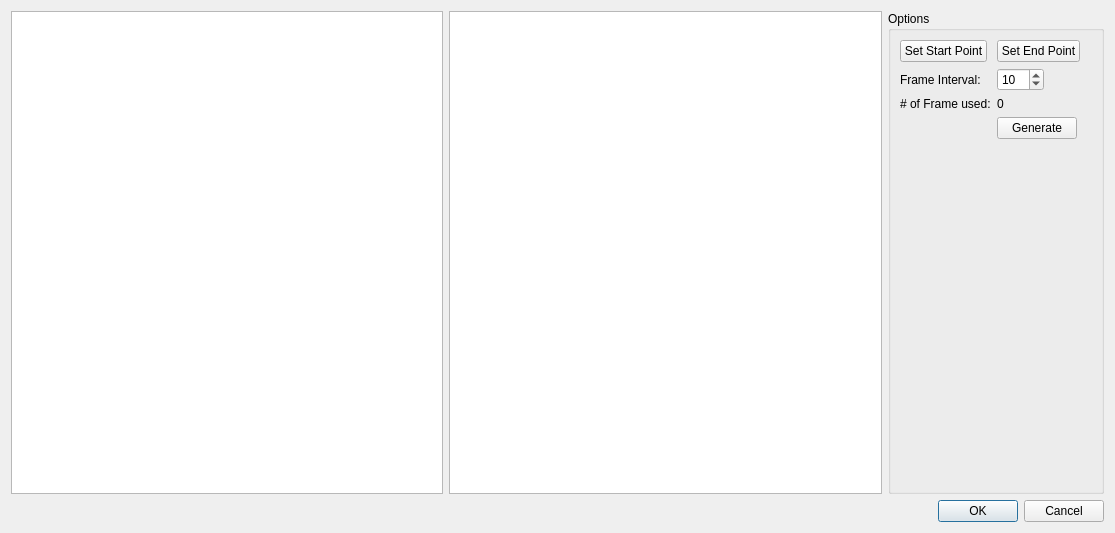
<?xml version="1.0" encoding="UTF-8"?>
<ui version="4.0">
 <class>BackgroundGeneratorDialog</class>
 <widget class="QDialog" name="BackgroundGeneratorDialog">
  <property name="geometry">
   <rect>
    <x>0</x>
    <y>0</y>
    <width>1115</width>
    <height>533</height>
   </rect>
  </property>
  <property name="sizePolicy">
   <sizepolicy hsizetype="Maximum" vsizetype="Maximum">
    <horstretch>0</horstretch>
    <verstretch>0</verstretch>
   </sizepolicy>
  </property>
  <property name="windowTitle">
   <string>Dialog</string>
  </property>
  <layout class="QVBoxLayout" name="verticalLayout_2">
   <item>
    <layout class="QHBoxLayout" name="horizontalLayout_2">
     <item>
      <widget class="QGraphicsView" name="inputGraphicsView">
       <property name="sizePolicy">
        <sizepolicy hsizetype="Expanding" vsizetype="Expanding">
         <horstretch>2</horstretch>
         <verstretch>0</verstretch>
        </sizepolicy>
       </property>
      </widget>
     </item>
     <item>
      <widget class="QGraphicsView" name="outputGraphicsView">
       <property name="sizePolicy">
        <sizepolicy hsizetype="Expanding" vsizetype="Expanding">
         <horstretch>2</horstretch>
         <verstretch>0</verstretch>
        </sizepolicy>
       </property>
      </widget>
     </item>
     <item>
      <widget class="QGroupBox" name="groupBox">
       <property name="sizePolicy">
        <sizepolicy hsizetype="Preferred" vsizetype="Preferred">
         <horstretch>1</horstretch>
         <verstretch>0</verstretch>
        </sizepolicy>
       </property>
       <property name="title">
        <string>Options</string>
       </property>
       <layout class="QFormLayout" name="formLayout">
        <item row="3" column="0">
         <widget class="QLabel" name="label">
          <property name="text">
           <string>Frame Interval:</string>
          </property>
         </widget>
        </item>
        <item row="3" column="1">
         <widget class="QSpinBox" name="strideSpinBox">
          <property name="sizePolicy">
           <sizepolicy hsizetype="Maximum" vsizetype="Fixed">
            <horstretch>0</horstretch>
            <verstretch>0</verstretch>
           </sizepolicy>
          </property>
          <property name="minimum">
           <number>1</number>
          </property>
          <property name="maximum">
           <number>300</number>
          </property>
          <property name="value">
           <number>10</number>
          </property>
         </widget>
        </item>
        <item row="0" column="1">
         <widget class="QPushButton" name="setMaxButton">
          <property name="sizePolicy">
           <sizepolicy hsizetype="Maximum" vsizetype="Fixed">
            <horstretch>0</horstretch>
            <verstretch>0</verstretch>
           </sizepolicy>
          </property>
          <property name="text">
           <string>Set End Point</string>
          </property>
         </widget>
        </item>
        <item row="0" column="0">
         <widget class="QPushButton" name="setMinButton">
          <property name="sizePolicy">
           <sizepolicy hsizetype="Minimum" vsizetype="Fixed">
            <horstretch>0</horstretch>
            <verstretch>0</verstretch>
           </sizepolicy>
          </property>
          <property name="text">
           <string>Set Start Point</string>
          </property>
         </widget>
        </item>
        <item row="4" column="0">
         <widget class="QLabel" name="label_2">
          <property name="text">
           <string># of Frame used:</string>
          </property>
         </widget>
        </item>
        <item row="5" column="1">
         <widget class="QPushButton" name="generateButton">
          <property name="sizePolicy">
           <sizepolicy hsizetype="Maximum" vsizetype="Fixed">
            <horstretch>0</horstretch>
            <verstretch>0</verstretch>
           </sizepolicy>
          </property>
          <property name="text">
           <string>Generate</string>
          </property>
         </widget>
        </item>
        <item row="4" column="1">
         <widget class="QLabel" name="frameNumLabel">
          <property name="text">
           <string>0</string>
          </property>
         </widget>
        </item>
       </layout>
      </widget>
     </item>
    </layout>
   </item>
   <item>
    <layout class="QHBoxLayout" name="horizontalLayout">
     <item>
      <widget class="VideoPlaybackWidget" name="videoPlaybackWidget" native="true"/>
     </item>
     <item>
      <widget class="QDialogButtonBox" name="buttonBox">
       <property name="sizePolicy">
        <sizepolicy hsizetype="Maximum" vsizetype="Fixed">
         <horstretch>0</horstretch>
         <verstretch>0</verstretch>
        </sizepolicy>
       </property>
       <property name="orientation">
        <enum>Qt::Horizontal</enum>
       </property>
       <property name="standardButtons">
        <set>QDialogButtonBox::Cancel|QDialogButtonBox::Ok</set>
       </property>
      </widget>
     </item>
    </layout>
   </item>
  </layout>
 </widget>
 <customwidgets>
  <customwidget>
   <class>VideoPlaybackWidget</class>
   <extends>QWidget</extends>
   <header>.video_playback_widget</header>
  </customwidget>
 </customwidgets>
 <resources/>
 <connections>
  <connection>
   <sender>buttonBox</sender>
   <signal>accepted()</signal>
   <receiver>BackgroundGeneratorDialog</receiver>
   <slot>accept()</slot>
   <hints>
    <hint type="sourcelabel">
     <x>1104</x>
     <y>495</y>
    </hint>
    <hint type="destinationlabel">
     <x>157</x>
     <y>274</y>
    </hint>
   </hints>
  </connection>
  <connection>
   <sender>buttonBox</sender>
   <signal>rejected()</signal>
   <receiver>BackgroundGeneratorDialog</receiver>
   <slot>reject()</slot>
   <hints>
    <hint type="sourcelabel">
     <x>1104</x>
     <y>495</y>
    </hint>
    <hint type="destinationlabel">
     <x>286</x>
     <y>274</y>
    </hint>
   </hints>
  </connection>
  <connection>
   <sender>setMinButton</sender>
   <signal>pressed()</signal>
   <receiver>videoPlaybackWidget</receiver>
   <slot>setMinRange()</slot>
   <hints>
    <hint type="sourcelabel">
     <x>931</x>
     <y>54</y>
    </hint>
    <hint type="destinationlabel">
     <x>643</x>
     <y>496</y>
    </hint>
   </hints>
  </connection>
  <connection>
   <sender>setMaxButton</sender>
   <signal>pressed()</signal>
   <receiver>videoPlaybackWidget</receiver>
   <slot>setMaxRange()</slot>
   <hints>
    <hint type="sourcelabel">
     <x>1027</x>
     <y>52</y>
    </hint>
    <hint type="destinationlabel">
     <x>851</x>
     <y>473</y>
    </hint>
   </hints>
  </connection>
 </connections>
</ui>
